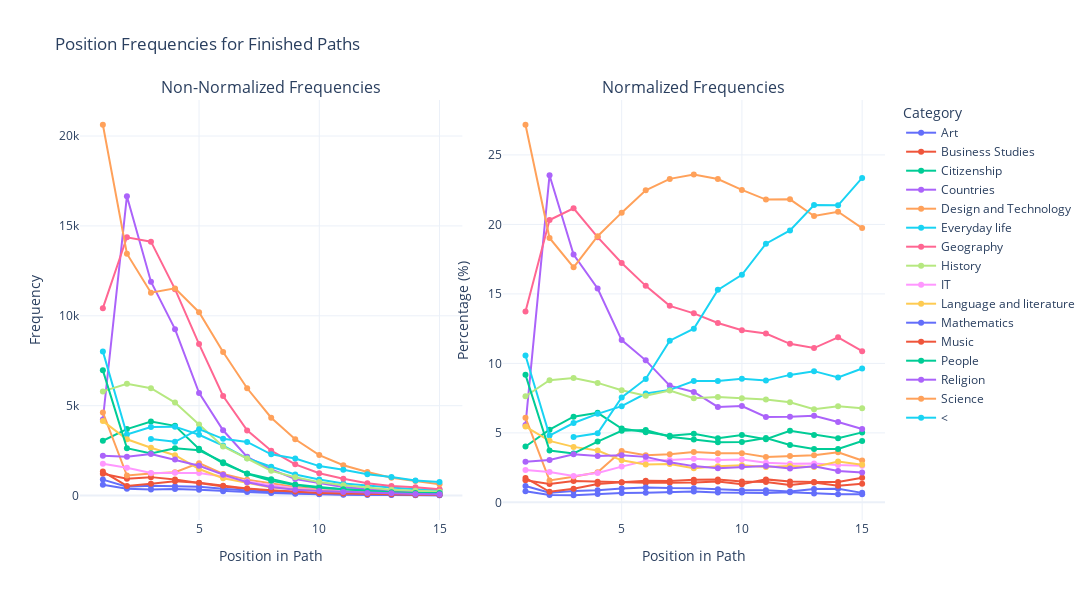

The cell this chart's notebook holds for it:
### Markdown cell above
#### Transitions within categories (including self-category)

Example :
- Science -> Science -> Science
- Science -> Science -> Science -> Citizenship -> Design and Technology

### Code cell
df_position_data = get_position_frequencies(common_paths, max_position=15)
plot_position_line(df_position_data, title="Position Frequencies for Finished Paths")

### Figure 1 — Plotly figure (JSON) as saved in the notebook; plotly's stock layout.template omitted (floating-point values rounded to 4 significant figures)
{"data": [{"line": {"color": "#636EFA"}, "mode": "lines+markers", "name": "Art", "type": "scatter", "x": [1, 2, 3, 4, 5, 6, 7, 8, 9, 10, 11, 12, 13, 14, 15], "xaxis": "x", "y": [608, 378, 342, 362, 331, 247, 194, 143, 96, 71, 52, 44, 31, 23, 19], "yaxis": "y"}, {"line": {"color": "#EF553B"}, "mode": "lines+markers", "name": "Business Studies", "type": "scatter", "x": [1, 2, 3, 4, 5, 6, 7, 8, 9, 10, 11, 12, 13, 14, 15], "xaxis": "x", "y": [1213, 933, 1027, 891, 703, 500, 362, 261, 202, 131, 128, 91, 71, 57, 57], "yaxis": "y"}, {"line": {"color": "#00CC96"}, "mode": "lines+markers", "name": "Citizenship", "type": "scatter", "x": [1, 2, 3, 4, 5, 6, 7, 8, 9, 10, 11, 12, 13, 14, 15], "xaxis": "x", "y": [3050, 3700, 4117, 3878, 2599, 1792, 1231, 907, 621, 485, 352, 311, 234, 180, 162], "yaxis": "y"}, {"line": {"color": "#AB63FA"}, "mode": "lines+markers", "name": "Countries", "type": "scatter", "x": [1, 2, 3, 4, 5, 6, 7, 8, 9, 10, 11, 12, 13, 14, 15], "xaxis": "x", "y": [4233, 16651, 11900, 9259, 5713, 3633, 2155, 1459, 924, 695, 476, 372, 300, 226, 170], "yaxis": "y"}, {"line": {"color": "#FFA15A"}, "mode": "lines+markers", "name": "Design and Technology", "type": "scatter", "x": [1, 2, 3, 4, 5, 6, 7, 8, 9, 10, 11, 12, 13, 14, 15], "xaxis": "x", "y": [4626, 1118, 1227, 1300, 1805, 1207, 888, 666, 475, 355, 252, 201, 163, 141, 97], "yaxis": "y"}, {"line": {"color": "#19D3F3"}, "mode": "lines+markers", "name": "Everyday life", "type": "scatter", "x": [1, 2, 3, 4, 5, 6, 7, 8, 9, 10, 11, 12, 13, 14, 15], "xaxis": "x", "y": [8021, 3401, 3811, 3834, 3386, 2783, 2076, 1602, 1175, 891, 678, 554, 455, 351, 310], "yaxis": "y"}, {"line": {"color": "#FF6692"}, "mode": "lines+markers", "name": "Geography", "type": "scatter", "x": [1, 2, 3, 4, 5, 6, 7, 8, 9, 10, 11, 12, 13, 14, 15], "xaxis": "x", "y": [10426, 14368, 14124, 11484, 8428, 5539, 3627, 2497, 1737, 1241, 940, 689, 535, 464, 350], "yaxis": "y"}, {"line": {"color": "#B6E880"}, "mode": "lines+markers", "name": "History", "type": "scatter", "x": [1, 2, 3, 4, 5, 6, 7, 8, 9, 10, 11, 12, 13, 14, 15], "xaxis": "x", "y": [5796, 6214, 5975, 5173, 3949, 2729, 2064, 1375, 1020, 750, 573, 435, 323, 270, 218], "yaxis": "y"}, {"line": {"color": "#FF97FF"}, "mode": "lines+markers", "name": "IT", "type": "scatter", "x": [1, 2, 3, 4, 5, 6, 7, 8, 9, 10, 11, 12, 13, 14, 15], "xaxis": "x", "y": [1768, 1547, 1262, 1274, 1259, 1064, 781, 576, 411, 309, 221, 168, 135, 105, 85], "yaxis": "y"}, {"line": {"color": "#FECB52"}, "mode": "lines+markers", "name": "Language and literature", "type": "scatter", "x": [1, 2, 3, 4, 5, 6, 7, 8, 9, 10, 11, 12, 13, 14, 15], "xaxis": "x", "y": [4143, 3131, 2665, 2247, 1480, 967, 708, 451, 349, 268, 197, 158, 123, 115, 87], "yaxis": "y"}, {"line": {"color": "#636EFA"}, "mode": "lines+markers", "name": "Mathematics", "type": "scatter", "x": [1, 2, 3, 4, 5, 6, 7, 8, 9, 10, 11, 12, 13, 14, 15], "xaxis": "x", "y": [890, 491, 544, 522, 487, 380, 263, 188, 126, 87, 68, 47, 46, 38, 22], "yaxis": "y"}, {"line": {"color": "#EF553B"}, "mode": "lines+markers", "name": "Music", "type": "scatter", "x": [1, 2, 3, 4, 5, 6, 7, 8, 9, 10, 11, 12, 13, 14, 15], "xaxis": "x", "y": [1334, 539, 656, 795, 711, 551, 394, 300, 221, 150, 114, 75, 69, 47, 43], "yaxis": "y"}, {"line": {"color": "#00CC96"}, "mode": "lines+markers", "name": "People", "type": "scatter", "x": [1, 2, 3, 4, 5, 6, 7, 8, 9, 10, 11, 12, 13, 14, 15], "xaxis": "x", "y": [6965, 2639, 2349, 2631, 2521, 1853, 1212, 830, 582, 436, 358, 249, 185, 150, 142], "yaxis": "y"}, {"line": {"color": "#AB63FA"}, "mode": "lines+markers", "name": "Religion", "type": "scatter", "x": [1, 2, 3, 4, 5, 6, 7, 8, 9, 10, 11, 12, 13, 14, 15], "xaxis": "x", "y": [2213, 2159, 2310, 2005, 1658, 1164, 739, 479, 331, 257, 203, 147, 125, 88, 69], "yaxis": "y"}, {"line": {"color": "#FFA15A"}, "mode": "lines+markers", "name": "Science", "type": "scatter", "x": [1, 2, 3, 4, 5, 6, 7, 8, 9, 10, 11, 12, 13, 14, 15], "xaxis": "x", "y": [20627, 13456, 11287, 11525, 10199, 7985, 5970, 4332, 3131, 2253, 1686, 1317, 993, 817, 635], "yaxis": "y"}, {"line": {"color": "#19D3F3"}, "mode": "lines+markers", "name": "<", "type": "scatter", "x": [3, 4, 5, 6, 7, 8, 9, 10, 11, 12, 13, 14, 15], "xaxis": "x", "y": [3144, 2993, 3695, 3158, 2984, 2295, 2058, 1641, 1440, 1182, 1031, 835, 751], "yaxis": "y"}, {"line": {"color": "#636EFA"}, "mode": "lines+markers", "name": "Art", "showlegend": false, "type": "scatter", "x": [1, 2, 3, 4, 5, 6, 7, 8, 9, 10, 11, 12, 13, 14, 15], "xaxis": "x2", "y": [0.8009, 0.5345, 0.5124, 0.6016, 0.6766, 0.6948, 0.7564, 0.7788, 0.7133, 0.7086, 0.672, 0.7285, 0.6433, 0.5887, 0.5906], "yaxis": "y2"}, {"line": {"color": "#EF553B"}, "mode": "lines+markers", "name": "Business Studies", "showlegend": false, "type": "scatter", "x": [1, 2, 3, 4, 5, 6, 7, 8, 9, 10, 11, 12, 13, 14, 15], "xaxis": "x2", "y": [1.598, 1.319, 1.539, 1.481, 1.437, 1.406, 1.411, 1.421, 1.501, 1.307, 1.654, 1.507, 1.473, 1.459, 1.772], "yaxis": "y2"}, {"line": {"color": "#00CC96"}, "mode": "lines+markers", "name": "Citizenship", "showlegend": false, "type": "scatter", "x": [1, 2, 3, 4, 5, 6, 7, 8, 9, 10, 11, 12, 13, 14, 15], "xaxis": "x2", "y": [4.018, 5.232, 6.169, 6.445, 5.312, 5.041, 4.8, 4.94, 4.614, 4.84, 4.549, 5.149, 4.856, 4.607, 5.036], "yaxis": "y2"}, {"line": {"color": "#AB63FA"}, "mode": "lines+markers", "name": "Countries", "showlegend": false, "type": "scatter", "x": [1, 2, 3, 4, 5, 6, 7, 8, 9, 10, 11, 12, 13, 14, 15], "xaxis": "x2", "y": [5.576, 23.54, 17.83, 15.39, 11.68, 10.22, 8.402, 7.946, 6.865, 6.936, 6.151, 6.159, 6.225, 5.784, 5.284], "yaxis": "y2"}, {"line": {"color": "#FFA15A"}, "mode": "lines+markers", "name": "Design and Technology", "showlegend": false, "type": "scatter", "x": [1, 2, 3, 4, 5, 6, 7, 8, 9, 10, 11, 12, 13, 14, 15], "xaxis": "x2", "y": [6.094, 1.581, 1.838, 2.16, 3.689, 3.395, 3.462, 3.627, 3.529, 3.543, 3.257, 3.328, 3.382, 3.609, 3.015], "yaxis": "y2"}, {"line": {"color": "#19D3F3"}, "mode": "lines+markers", "name": "Everyday life", "showlegend": false, "type": "scatter", "x": [1, 2, 3, 4, 5, 6, 7, 8, 9, 10, 11, 12, 13, 14, 15], "xaxis": "x2", "y": [10.57, 4.809, 5.71, 6.372, 6.921, 7.828, 8.094, 8.725, 8.73, 8.892, 8.762, 9.172, 9.442, 8.984, 9.636], "yaxis": "y2"}, {"line": {"color": "#FF6692"}, "mode": "lines+markers", "name": "Geography", "showlegend": false, "type": "scatter", "x": [1, 2, 3, 4, 5, 6, 7, 8, 9, 10, 11, 12, 13, 14, 15], "xaxis": "x2", "y": [13.73, 20.32, 21.16, 19.08, 17.23, 15.58, 14.14, 13.6, 12.91, 12.39, 12.15, 11.41, 11.1, 11.88, 10.88], "yaxis": "y2"}, {"line": {"color": "#B6E880"}, "mode": "lines+markers", "name": "History", "showlegend": false, "type": "scatter", "x": [1, 2, 3, 4, 5, 6, 7, 8, 9, 10, 11, 12, 13, 14, 15], "xaxis": "x2", "y": [7.635, 8.786, 8.953, 8.597, 8.072, 7.676, 8.047, 7.489, 7.579, 7.485, 7.405, 7.202, 6.703, 6.911, 6.776], "yaxis": "y2"}, {"line": {"color": "#FF97FF"}, "mode": "lines+markers", "name": "IT", "showlegend": false, "type": "scatter", "x": [1, 2, 3, 4, 5, 6, 7, 8, 9, 10, 11, 12, 13, 14, 15], "xaxis": "x2", "y": [2.329, 2.187, 1.891, 2.117, 2.573, 2.993, 3.045, 3.137, 3.054, 3.084, 2.856, 2.781, 2.801, 2.687, 2.642], "yaxis": "y2"}, {"line": {"color": "#FECB52"}, "mode": "lines+markers", "name": "Language and literature", "showlegend": false, "type": "scatter", "x": [1, 2, 3, 4, 5, 6, 7, 8, 9, 10, 11, 12, 13, 14, 15], "xaxis": "x2", "y": [5.458, 4.427, 3.993, 3.734, 3.025, 2.72, 2.76, 2.456, 2.593, 2.675, 2.546, 2.616, 2.552, 2.943, 2.704], "yaxis": "y2"}, {"line": {"color": "#636EFA"}, "mode": "lines+markers", "name": "Mathematics", "showlegend": false, "type": "scatter", "x": [1, 2, 3, 4, 5, 6, 7, 8, 9, 10, 11, 12, 13, 14, 15], "xaxis": "x2", "y": [1.172, 0.6942, 0.8151, 0.8675, 0.9954, 1.069, 1.025, 1.024, 0.9362, 0.8683, 0.8788, 0.7781, 0.9546, 0.9726, 0.6839], "yaxis": "y2"}, {"line": {"color": "#EF553B"}, "mode": "lines+markers", "name": "Music", "showlegend": false, "type": "scatter", "x": [1, 2, 3, 4, 5, 6, 7, 8, 9, 10, 11, 12, 13, 14, 15], "xaxis": "x2", "y": [1.757, 0.7621, 0.9829, 1.321, 1.453, 1.55, 1.536, 1.634, 1.642, 1.497, 1.473, 1.242, 1.432, 1.203, 1.337], "yaxis": "y2"}, {"line": {"color": "#00CC96"}, "mode": "lines+markers", "name": "People", "showlegend": false, "type": "scatter", "x": [1, 2, 3, 4, 5, 6, 7, 8, 9, 10, 11, 12, 13, 14, 15], "xaxis": "x2", "y": [9.175, 3.731, 3.52, 4.372, 5.153, 5.212, 4.726, 4.52, 4.324, 4.351, 4.627, 4.123, 3.839, 3.839, 4.414], "yaxis": "y2"}, {"line": {"color": "#AB63FA"}, "mode": "lines+markers", "name": "Religion", "showlegend": false, "type": "scatter", "x": [1, 2, 3, 4, 5, 6, 7, 8, 9, 10, 11, 12, 13, 14, 15], "xaxis": "x2", "y": [2.915, 3.053, 3.461, 3.332, 3.389, 3.274, 2.881, 2.609, 2.459, 2.565, 2.623, 2.434, 2.594, 2.252, 2.145], "yaxis": "y2"}, {"line": {"color": "#FFA15A"}, "mode": "lines+markers", "name": "Science", "showlegend": false, "type": "scatter", "x": [1, 2, 3, 4, 5, 6, 7, 8, 9, 10, 11, 12, 13, 14, 15], "xaxis": "x2", "y": [27.17, 19.03, 16.91, 19.15, 20.85, 22.46, 23.28, 23.59, 23.26, 22.49, 21.79, 21.8, 20.61, 20.91, 19.74], "yaxis": "y2"}, {"line": {"color": "#19D3F3"}, "mode": "lines+markers", "name": "<", "showlegend": false, "type": "scatter", "x": [3, 4, 5, 6, 7, 8, 9, 10, 11, 12, 13, 14, 15], "xaxis": "x2", "y": [4.711, 4.974, 7.553, 8.883, 11.63, 12.5, 15.29, 16.38, 18.61, 19.57, 21.39, 21.37, 23.34], "yaxis": "y2"}], "layout": {"annotations": [{"font": {"size": 16}, "showarrow": false, "text": "Non-Normalized Frequencies", "x": 0.2375, "xanchor": "center", "xref": "paper", "y": 1, "yanchor": "bottom", "yref": "paper"}, {"font": {"size": 16}, "showarrow": false, "text": "Normalized Frequencies", "x": 0.7625, "xanchor": "center", "xref": "paper", "y": 1, "yanchor": "bottom", "yref": "paper"}], "height": 600, "legend": {"title": {"text": "Category"}}, "title": {"text": "Position Frequencies for Finished Paths"}, "width": 1200, "xaxis": {"anchor": "y", "domain": [0, 0.475], "title": {"text": "Position in Path"}}, "xaxis2": {"anchor": "y2", "domain": [0.525, 1], "title": {"text": "Position in Path"}}, "yaxis": {"anchor": "x", "domain": [0, 1], "title": {"text": "Frequency"}}, "yaxis2": {"anchor": "x2", "domain": [0, 1], "title": {"text": "Percentage (%)"}}}}
